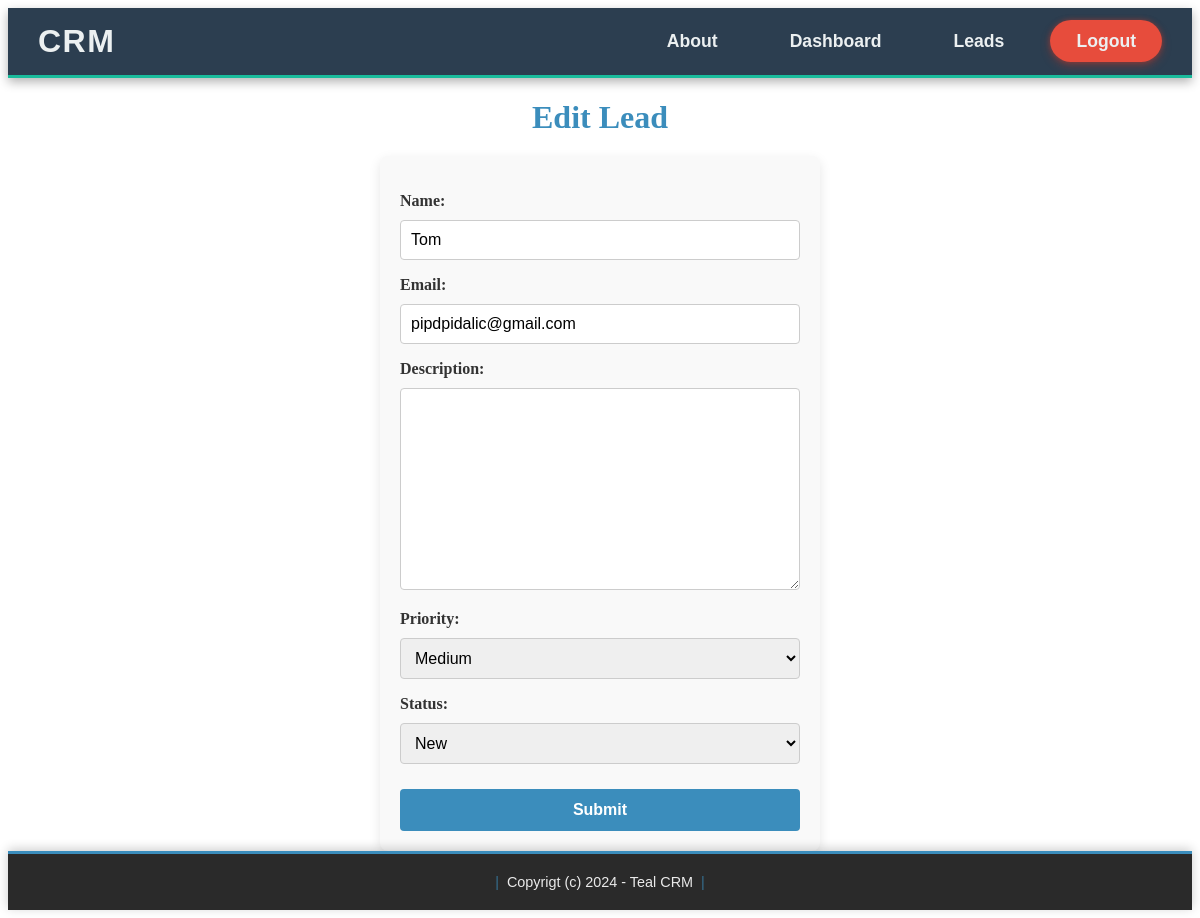
/leads_edit/6/ (signed in), run on the app's committed database.
### catalog/models.py (models this page shows, shortened)
class Lead(models.Model):
    LOW = 'low'
    MEDIUM = 'medium'
    HIGH = 'high'
    CHOICES_PRIORITY = (
        (LOW, 'Low'),
        (MEDIUM, 'Medium'),
        (HIGH, 'High'),
    )
    NEW = 'new'
    CONTACTED = 'contacted'
    WON = 'won'
    LOST = 'lost'
    CHOICES_STATUS = (
        (NEW, 'New'),
        (CONTACTED, 'Contacted'),
        (WON, 'Won'),
        (LOST, 'Lost'),
    )
    name = models.CharField(max_length=255)
    email = models.EmailField()
    description = models.TextField(blank=True, null=True)
    priority = models.CharField(max_length=10, choices=CHOICES_PRIORITY, default=MEDIUM)
    status = models.CharField(max_length=10, choices=CHOICES_STATUS, default=NEW)
    created_by = models.ForeignKey(User, related_name='leads', on_delete=models.CASCADE)
    created_at = models.DateTimeField(auto_now_add=True)
    modified_at = models.DateTimeField(auto_now=True)

### catalog/views.py (the view)
# urls.py: path('leads_edit/<int:id>/', views.edit_lead, name='leads_edit'),
@login_required
def edit_lead(request, id):
    lead = get_object_or_404(Lead, id=id)
    if request.method == 'POST':
        form = AddleadForm(request.POST, instance=lead)
        if form.is_valid():
            form.save()
            messages.success(request, 'The changes were saved.')
            return redirect('leads_list')
        else:
            messages.error(request, 'Please correct the errors below.')
    else:
        form = AddleadForm(instance=lead)
    data = {'form': form}
    return render(request, 'lead/edit_leads.html', data)

### catalog/forms.py
class AddleadForm(forms.ModelForm):
    class Meta:
        model = Lead
        fields = ('name', 'email', 'description', 'priority', 'status',)

### templates/lead/edit_leads.html (shortened to what this page needs)
{% extends 'base.html' %}
{% load static %}
{% block head %}
    <link rel="stylesheet" href="{% static 'hom_leads.css' %}">
    <link rel="stylesheet" href="{% static 'signup.css' %}">
{% endblock %}
{% block content %}
    <h1>Edit Lead</h1>
    <form method="post" action=".">
        {{ form.as_p }}
        <button>Submit</button>
    </form>
{% endblock %}

### catalog/static/signup.css (style rules this page uses)
form { max-width: 400px; margin: 0 auto; padding: 20px; background-color: #f9f9f9; border-radius: 8px; box-shadow: 0 4px 12px rgba(0, 0, 0, 0.1); }
h1 { text-align: center; font-size: 2rem; color: #3b8dbc; margin-bottom: 20px; }
form p { margin-bottom: 15px; }
form label { font-weight: bold; color: #333333; margin-bottom: 5px; display: block; }
form input[type="text"], form input[type="password"], form input[type="email"], form input[type="number"], form select, form textarea { width: 100%; padding: 10px; margin-top: 5px; font-size: 1rem; border: 1px solid #cccccc; border-radius: 4px; box-sizing: border-box; transition: border-color 0.3s ease; }
button { width: 100%; padding: 12px; background-color: #3b8dbc; color: #ffffff; border: none; border-radius: 4px; font-size: 1rem; font-weight: bold; cursor: pointer; transition: background-color 0.3s ease; margin-top: 10px; }

### data on the page
Lead: name "Tom", email "pipdpidalic@gmail.com", priority "Medium", status "New"
